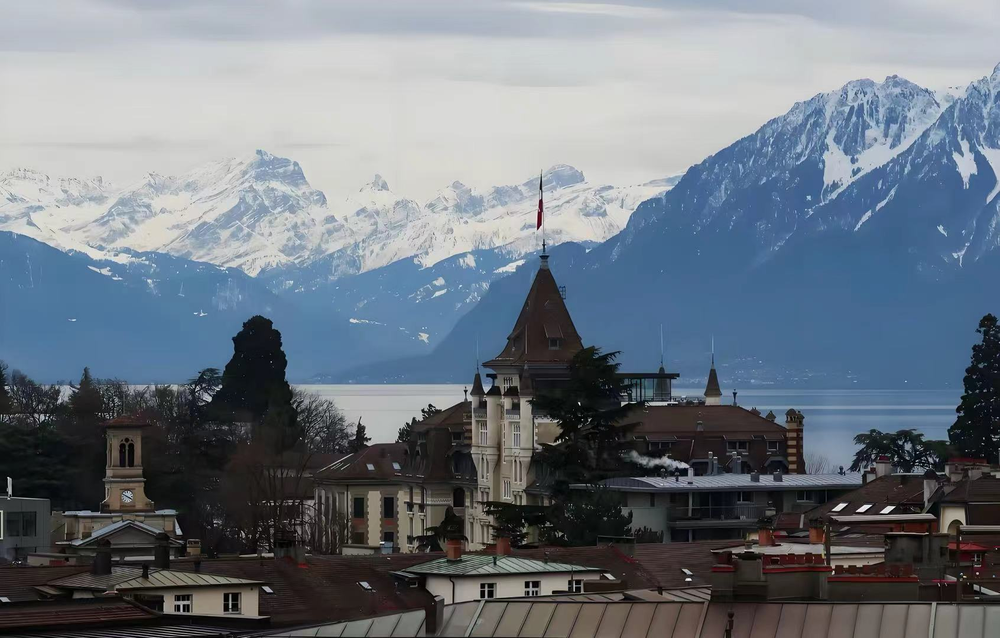
#> input picture 图像认知与OpenCV/05.形态学变换/img.png, 1000 x 638 px, shrunk from 1692 x 1079 before the run
$ python '01.腐蚀.py'
#> lines starting #> are read from the running program, lines starting #| are printed output that depends on the picture; after the words box and inside, x2 and y2 are one past the last pixel; in counts of white or black regions, pixels touching at a corner belong together
# 对二值化图像进行腐蚀操作

# 先导入opencv的库，方便后续直接调用函数
import cv2

# 1. 读取一张要操作的彩色图像
image_np = cv2.imread('./img.png')
#> image_np is the input picture: shape (638, 1000, 3); mean B, G, R 128.8, 118.8, 109.7

# 2. 将彩色图转化为灰度图
image_gray = cv2.cvtColor(image_np, cv2.COLOR_BGR2GRAY)
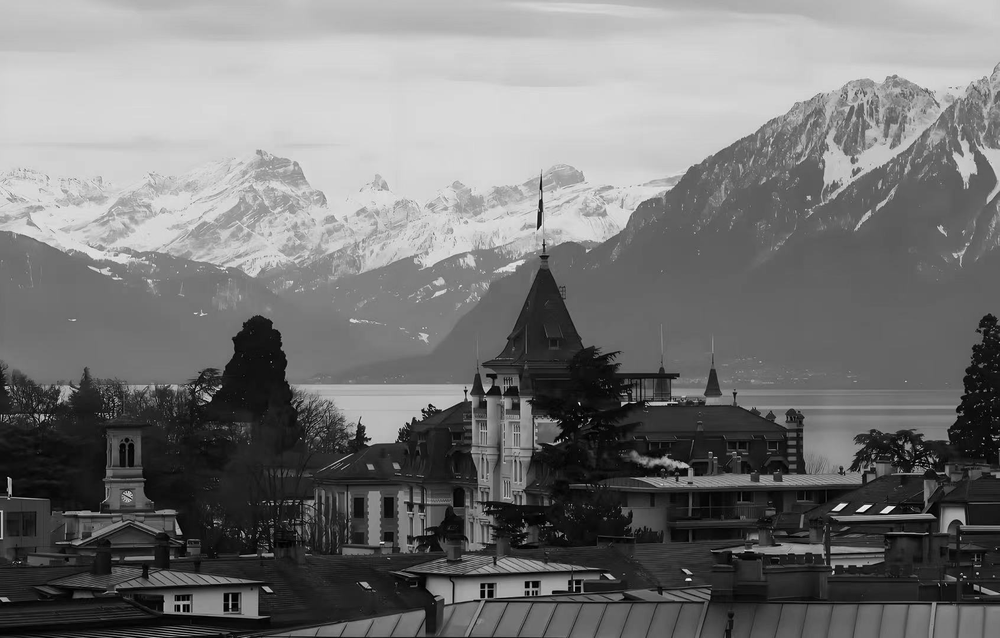
#> image_gray: shape (638, 1000); min 0, max 253, mean 117.3

# 3. 将灰度图转化为腐蚀操作所需要的二值化图
ret, image_thresh = cv2.threshold(image_gray, 127, 255, cv2.THRESH_BINARY)
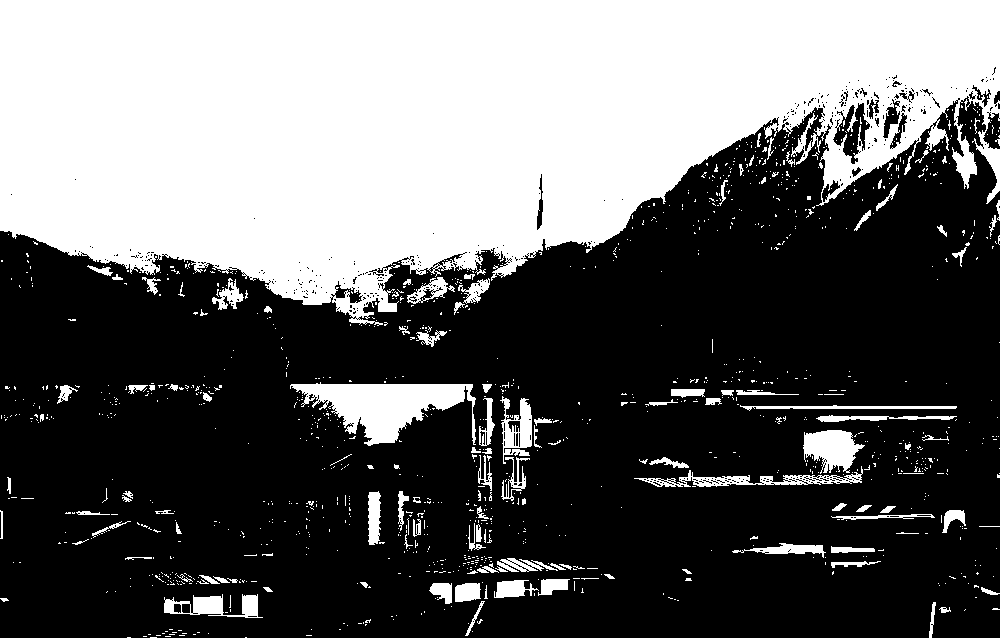
#> image_thresh: shape (638, 1000); 39.2% white; 1221 white regions (1094 under 20 px), largest, box (x1, y1, x2, y2) and area: (0, 0, 1000, 326) 222541, (290, 382, 476, 446) 5954, (803, 430, 865, 474) 1684

# 4. 进行腐蚀操作：
# 4.1 构建腐蚀操作所需要用到的核
# cv2.getStructuringElement: 用来生成形态变换所需要用到的核
# 第一个参数：指定核的形状： cv2.MORPH_CROSS 表示十字形， cv2.MORPH_RECT 表示矩形  cv2.MORPH_ELLIPSE表示椭圆
# 第二个参数：指定核的大小： 以元组的形式传递
# 第三个参数：指定十字形核的核值分布
kernel = cv2.getStructuringElement(cv2.MORPH_CROSS, (9, 9))

# 4.2 去进行滑动计算
# erode: 用来对二值化图像进行腐蚀操作： 必须要准备两个参数
# 第一个：要进行腐蚀的二值化图像
# 第二个：用来滑动计算的结构化元素
image_erode = cv2.erode(image_thresh, kernel)
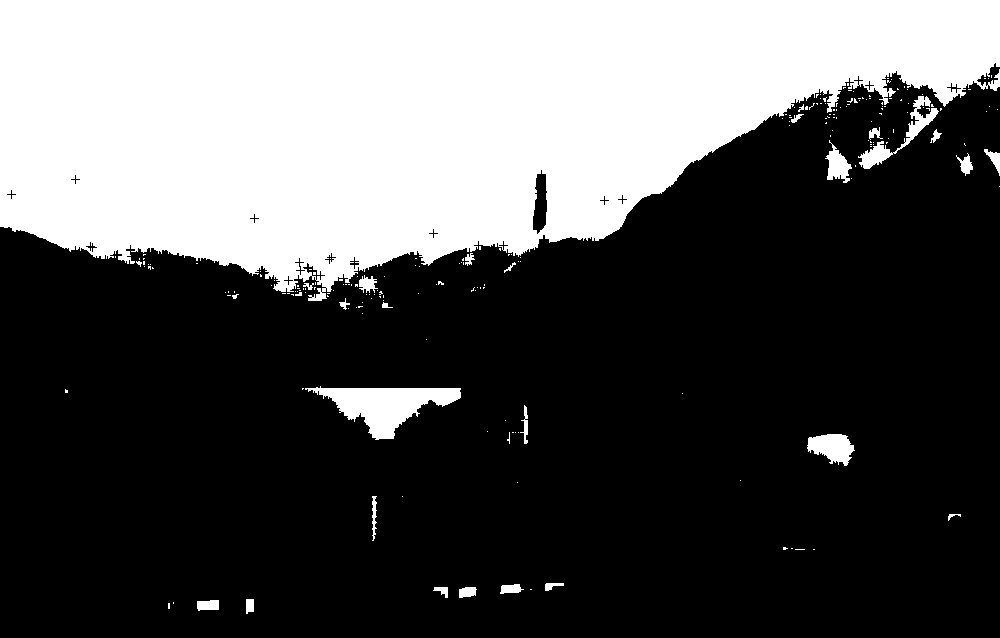
#> image_erode: shape (638, 1000); 33.4% white; 216 white regions (188 under 20 px), largest, box (x1, y1, x2, y2) and area: (0, 0, 1000, 301) 203863, (305, 386, 461, 440) 3865, (858, 96, 939, 169) 1142

# 5. 显示图像
cv2.imshow('image_thresh', image_thresh)
cv2.imshow('image_erode', image_erode)
cv2.waitKey(0)
